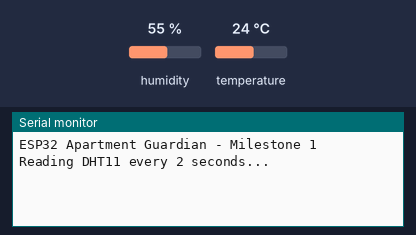
The program below on a simulated ESP32. Shown: the last lines printed to the serial monitor. The test bench sets the inputs (shaded band); at power-on: humidity 55 %, temperature 24 °C.

Above: at 1.7 s.
1.8 s: humidity set to 22 %
At 2.9 s:
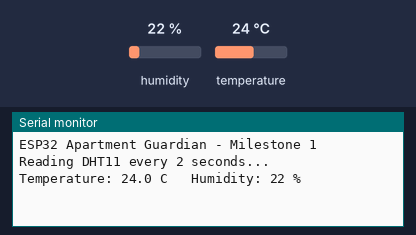
7.0 s: temperature set to 12 °C
At 9.0 s:
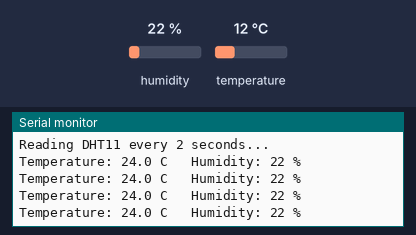
12.2 s: humidity set to 40 %
At 14.4 s:
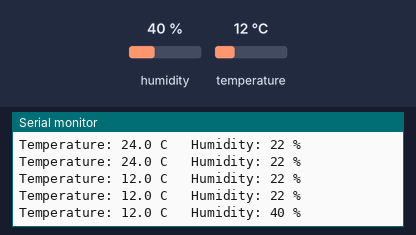

The program:

main.cpp
```cpp
/*
 * ESP32 Apartment Guardian - Milestone 1
 * --------------------------------------
 * Goal: read indoor temperature and humidity from a DHT11 sensor and
 *       print them to the serial monitor every 2 seconds.
 *
 * Wiring (see docs/wiring.md):
 *   DHT11 VCC  -> 3.3V
 *   DHT11 GND  -> GND
 *   DHT11 DATA -> GPIO 4
 *   (bare 4-pin DHT11 only: add a 10 kOhm pull-up from DATA to 3.3V;
 *    3-pin modules already have one on the board)
 *
 * Author: Ali Esmaeili
 */

#include <Arduino.h>
#include <DHT.h>

// ---- Configuration --------------------------------------------------------

// GPIO 4 is a safe general-purpose pin on the ESP32 (it is not a
// boot-strapping pin like GPIO 0, 2, 12 or 15).
constexpr uint8_t DHT_PIN = 4;

// The DHT11 can only give a new measurement about once per second.
// Reading faster just returns old or invalid data, so we use 2 seconds.
constexpr uint32_t READ_INTERVAL_MS = 2000;

// ---- Objects --------------------------------------------------------------

DHT dht(DHT_PIN, DHT11);

// Time of the last reading. We use millis() instead of delay() so the
// loop never "freezes". This matters later, when the ESP32 must also
// watch the water sensor, update the display and answer Wi-Fi requests.
uint32_t lastReadMs = 0;

// ---- Setup ----------------------------------------------------------------

void setup() {
    Serial.begin(115200);
    delay(500);  // give the serial monitor a moment to connect

    dht.begin();

    Serial.println();
    Serial.println("ESP32 Apartment Guardian - Milestone 1");
    Serial.println("Reading DHT11 every 2 seconds...");
}

// ---- Main loop ------------------------------------------------------------

void loop() {
    uint32_t now = millis();

    // Unsigned subtraction keeps working correctly even when millis()
    // overflows after ~49 days.
    if (now - lastReadMs >= READ_INTERVAL_MS) {
        lastReadMs = now;

        float humidity = dht.readHumidity();      // relative humidity, %
        float tempC    = dht.readTemperature();   // degrees Celsius

        // If the sensor does not answer, the library returns NaN
        // ("not a number"). isnan() checks for that.
        if (isnan(humidity) || isnan(tempC)) {
            Serial.println("Error: could not read DHT11. Check the wiring.");
            return;
        }

        Serial.print("Temperature: ");
        Serial.print(tempC, 1);
        Serial.print(" C   Humidity: ");
        Serial.print(humidity, 0);
        Serial.println(" %");
    }

    // TODO (Milestone 2): update the OLED display here
    // TODO (Milestone 3): check the water sensor here
}
```

Measured:
- after the input at 1.8 s, the serial monitor: prints a new line after 0.22 s (image 1)
- after the input at 12.2 s, the serial monitor: prints a new line after 1.8 s (image 3)
